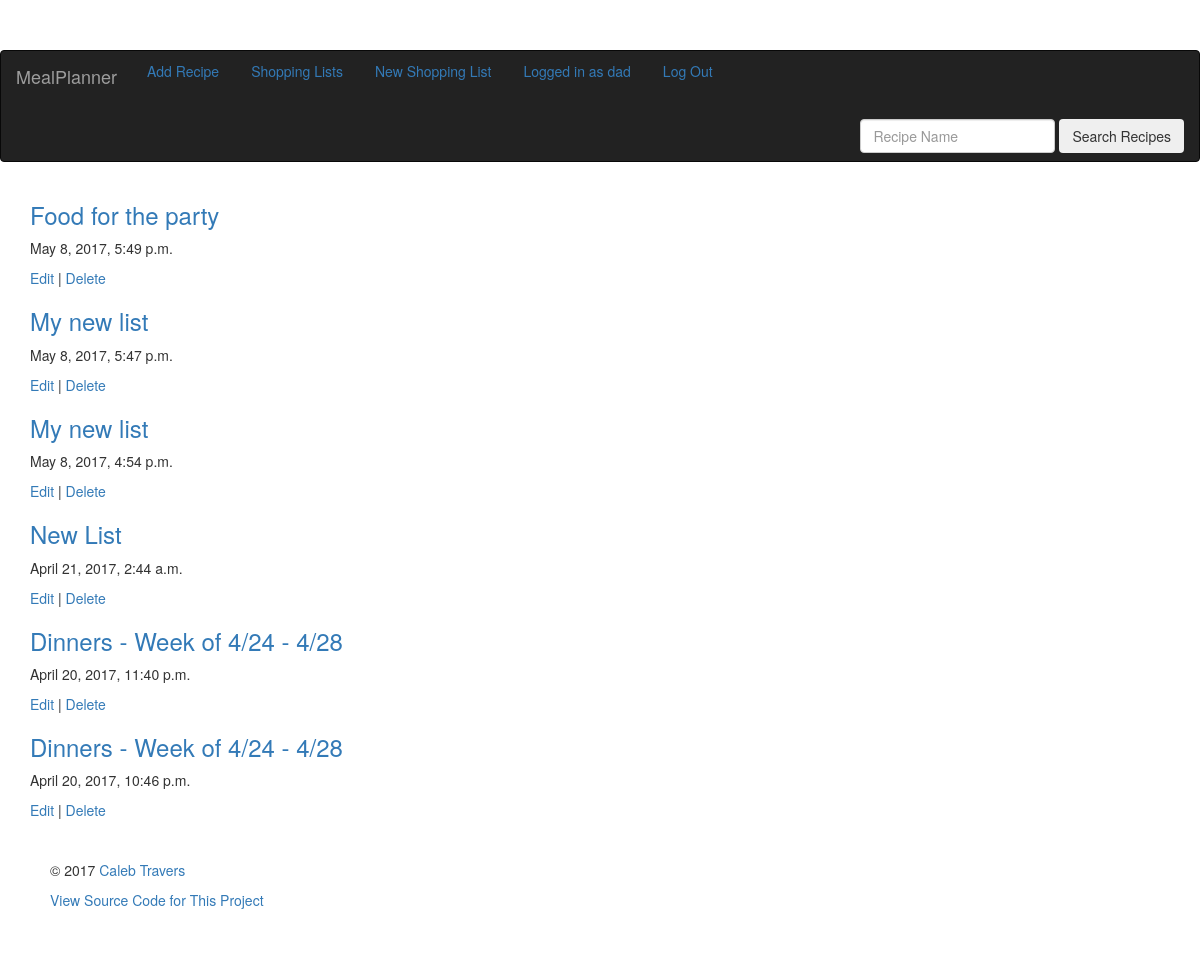
The app's page /mealplanner/lists/ (signed in) with its own data.
### mealplanner/models.py (models this page shows, shortened)
class ShoppingList(models.Model):
    name = models.CharField(max_length=55)
    created = models.DateTimeField(auto_now_add = True)
    recipes = models.ManyToManyField(Recipe)
    class Meta:
        ordering = ('-created',)

### mealplanner/views.py (the view)
class ListIndex(generic.base.TemplateView):
    template_name = "mealplanner/shoppinglist_index.html"
    def get_context_data(self, **kwargs):
        context = super(ListIndex, self).get_context_data(**kwargs)
        context['list_index'] = ShoppingList.objects.all()
        return context

### mealplanner/templates/mealplanner/shoppinglist_index.html (shortened to what this page needs)
{% extends "mealplanner/base.html" %}
{% block content %}
<div class="container">
    {% if list_index.count == 0 %}
    <p>No lists yet!</p>
    {% else %}
    {% for list in list_index %}
    <h3><a href="{% url 'mealplanner:list-recipe' list.pk %}">{{ list.name }}</a></h3>
    <p>{{ list.created }}</p>
    <a href="{% url 'mealplanner:list-update' list.pk %}">Edit</a> | <a href="{% url 'mealplanner:list-delete' list.pk %}">Delete</a>
    {% endfor %}
    {% endif %}
</div>
{% endblock %}

### mealplanner/templates/mealplanner/base.html (shortened to what this page needs)
<!DOCTYPE html>
<html lang="en">
    <head>
        <link rel="stylesheet" href="https://maxcdn.bootstrapcdn.com/bootstrap/3.3.7/css/bootstrap.min.css">
        <link rel="stylesheet" href="https://maxcdn.bootstrapcdn.com/bootstrap/3.3.7/css/bootstrap-starter-template.min.css">
        <link href="static/mealplanner/starter-template.css" rel="stylesheet">
    </head>
    <body>
                <nav class="navbar navbar-toggleable-md navbar-inverse bg-inverse fixed-top">
                    <a class="navbar-brand" href="/mealplanner">MealPlanner</a>
                  <div class="collapse navbar-collapse" id="navbarsExampleDefault">
                    <ul class="nav nav-pills" style="list-style: none">
                      <li role="presentation">
                          <a class="nav-link" href="/mealplanner/addrecipe">Add Recipe</a>
                      </li>
                      <li class="nav-item">
                        <a class="nav-link" href="/mealplanner/lists">Shopping Lists</a>
                      </li>
                      <li class="nav-item">
                        <a class="nav-link" href="/mealplanner/addlist">New Shopping List</a>
                      </li>
                      <li style="color:white">
                          {% if user.is_authenticated %}
                          <a href="{% url 'mealplanner:user-recipes' pk=request.user.pk %}">Logged in as {{ request.user.username }}</a>
                          {% else %}
                          <a href="{% url 'login' %}">Login</a>
                          {% endif %}
                      </li>
                      <li role="presentation">
                          {% if user.is_authenticated %}
                          <a href="{% url 'logout' %}">Log Out</a>
                          {% endif %}
                      </li>
                    </ul>
                    <form class="navbar-form navbar-right" action="{% url 'mealplanner:recipe-search' %}" method="." accept-charset="utf-8">
                      <input class="form-control" type="text" name="q" placeholder="Recipe Name">
                      <button class="btn" type="submit">Search Recipes</button>
                    </form>
                  </div>
                </nav>
                <div>
                    <main>
                    {% block content %}{% endblock %}
                    </main>
                </div>
</body>
    <div class="container">
        <footer>
            <br>
            <br>
            <p>
                &copy; 2017 <a href="https://github.com/janglehorse">Caleb Travers</a>
            <p>
                <a href="https://github.com/janglehorse/LCFinalProject">
                    View Source Code for This Project</a>
            </p>
            <br>
            <br>
        </footer>
    </div>
</html>

### mealplanner/static/mealplanner/starter-template.css (style rules this page uses)
body { padding-top: 5rem; }
footer { padding-left: 2rem; }

### records on screen
ShoppingList: name "Food for the party", created "May 8, 2017, 5:49 p.m."
ShoppingList: name "My new list", created "May 8, 2017, 5:47 p.m."
ShoppingList: name "My new list", created "May 8, 2017, 4:54 p.m."
ShoppingList: name "New List", created "April 21, 2017, 2:44 a.m."
ShoppingList: name "Dinners - Week of 4/24 - 4/28", created "April 20, 2017, 11:40 p.m."
ShoppingList: name "Dinners - Week of 4/24 - 4/28", created "April 20, 2017, 10:46 p.m."

### other values on screen
{{ request.user.username }} "dad"
